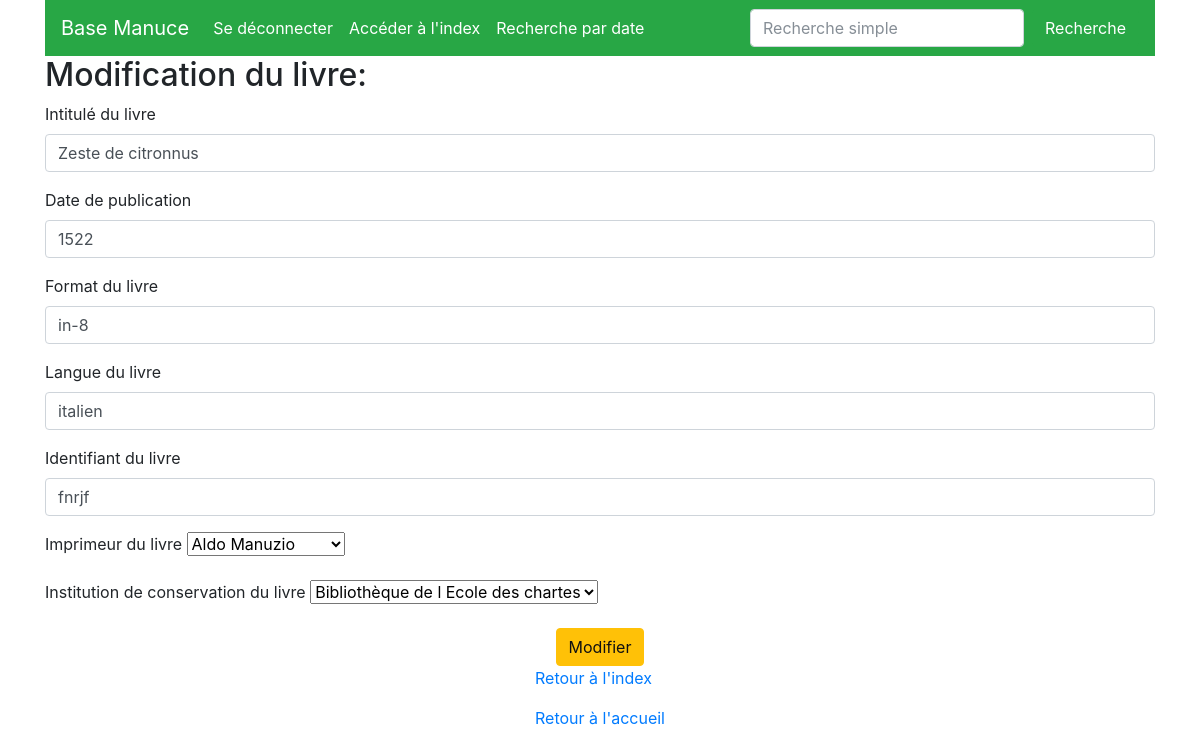
/book/20/mod_form (signed in), run on an earlier commit of the app's database.
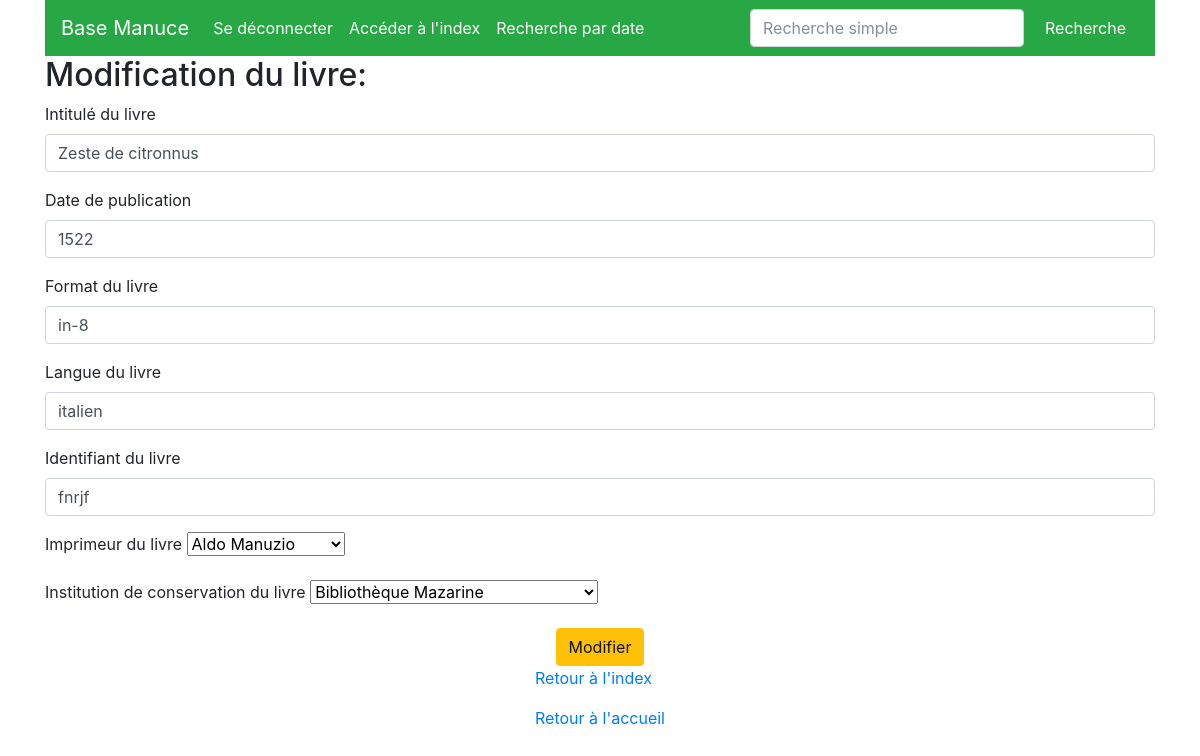
And on a later commit of the database.
### basemanuce/modeles/donnees.py (models this page shows, shortened)
class Books(db.Model):
    __tablename__ = 'books'
    book_id = db.Column(db.Integer, unique=True, nullable=False, primary_key=True, autoincrement=True)
    title = db.Column(db.Text)
    publidate = db.Column(db.Text)
    format = db.Column(db.Text)
    language = db.Column(db.Text)
    identifier = db.Column(db.Text, nullable=False)
    id_printer = db.Column(db.Integer, db.ForeignKey('printers.printer_id'))
    id_institution = db.Column(db.Integer, db.ForeignKey('institutions.institution_id'))
    printer = db.relationship("Printers", back_populates="book", foreign_keys=id_printer)
    institution = db.relationship("Institutions", back_populates="book", foreign_keys=id_institution)
    authorships = db.relationship("Authorship", back_populates="book", foreign_keys=Authorship.authorship_book_id)

class Institutions(db.Model):
    __tablename__ = 'institutions'
    institution_id = db.Column(db.Integer, unique=True, nullable=False, primary_key=True, autoincrement=True)
    country = db.Column(db.Text, nullable=False)
    city = db.Column(db.Text, nullable=False)
    institution_name = db.Column(db.Text, nullable=False)
    book = db.relationship("Books", back_populates="institution", foreign_keys=Books.id_institution)

class Printers(db.Model):
    __tablename__ = 'printers'
    printer_id = db.Column(db.Integer, unique=True, nullable=False, primary_key=True, autoincrement=True)
    printer_name = db.Column(db.Text, nullable=False)
    birthyear = db.Column(db.Integer)
    deathyear = db.Column(db.Integer)
    printer_othername1 = db.Column(db.Text)
    printer_othername2 = db.Column(db.Text)
    description = db.Column(db.Text)
    book = db.relationship("Books", back_populates="printer", foreign_keys=Books.id_printer)

### basemanuce/routes/routes_form.py (the view, shortened to what this page needs)
@app.route("/book/<int:book_id>/mod_form", methods=["GET", "POST"])
@login_required
def form_modifs(book_id):
    mon_livre = Books.query.get_or_404(book_id)
    imprimeurs = Printers.query.all()
    institutions = Institutions.query.all()
    erreurs = []
    updated = False
    return render_template("pages/form_modifs.html", nom="Base Manuce", livre=mon_livre,
                           imprimeurs=imprimeurs, institutions=institutions,
                           erreurs=erreurs, updated=updated)

### basemanuce/modeles/utilisateurs.py (called while the page is built)
@login.user_loader
def find_user_with_id(identifier):
    return User.query.get(int(identifier))

### basemanuce/templates/pages/form_modifs.html (shortened to what this page needs)
{% extends "conteneur.html" %}
{% block corps %}
{% if livre %}
<h2>Modification du livre: </h2>
    <form method="POST" action="{{url_for('form_modifs', book_id=livre.book_id)}}">
        <div class="mb-3">
            <label for="bookTitle" class="form-label">Intitulé du livre</label>
            <input type="text" name="bookTitle" class="form-control
            {% if 'bookTitle' in erreurs %}is-invalid{% endif %}" id="bookTitle" value="{{livre.title}}">
        </div>
        <div class="mb-3">
            <label for="bookDate" class="form-label">Date de publication</label>
            <input type="number" min="1450" max="1650" name="bookDate" class="form-control " id="bookDate" value="{{livre.publidate}}">
        </div>
        <div class="mb-3">
            <label for="bookFormat">Format du livre</label>
            <input type="text" name="bookFormat" class="form-control " id="bookFormat" value="{{livre.format}}">
        </div>
        <div class="mb-3">
            <label for="bookLanguage">Langue du livre</label>
            <input type="text" name="bookLanguage" class="form-control " id="bookLanguage" value="{{livre.language}}">
        </div>
        <div class="mb-3">
            <label for="bookIdentifier">Identifiant du livre</label>
            <input type="text" name="bookIdentifier" class="form-control " id="bookIdentifier" value="{{livre.identifier}}">
        </div>
        <div class="mb-3">
            <label for="bookPrinter" class="form-label {% if 'bookPrinter' in erreurs%}is-invalid{% endif %}">Imprimeur du livre</label>
            <select name="bookPrinter" id="bookPrinter">
                {% for imprimeur in imprimeurs %}
                    <option value="{{imprimeur.printer_id}}" {% if imprimeur.printer_id == livre.id_printer %}selected{% endif %}>
                        {{imprimeur.printer_name}}
                    </option>
                {% endfor %}
            </select>
        </div>
        <div class="mb-3">
            <label for="bookPlace" class="form-label {% if 'bookPlace' in erreurs%}is-invalid{% endif %}">Institution de conservation du livre</label>
            <select name="bookPlace" id="bookPlace">
                {% for institution in institutions %}
                    <option value="{{institution.institution_id}}" {% if institution.institution_id == livre.id_institution %}selected{% endif %}>
                        {{institution.institution_name}}
                    </option>
                {% endfor %}
            </select>
        </div>
        <div class="row justify-content-center">
         <button type="submit" class="btn btn-warning">Modifier</button>
        </div>
    </form>
{% endif %}
{% endblock %}
{% block basdepage %}
<p><a href="{{url_for('index')}}">Retour à l'index</a></p>
<p><a href="{{url_for('accueil')}}">Retour à l'accueil</a></p>
{% endblock %}

What changed in the data, as far as the page shows it:
changed Books "Zeste de citronnus": bookPlace "Bibliothèque de l Ecole des chartes" → "Bibliothèque Mazarine"
